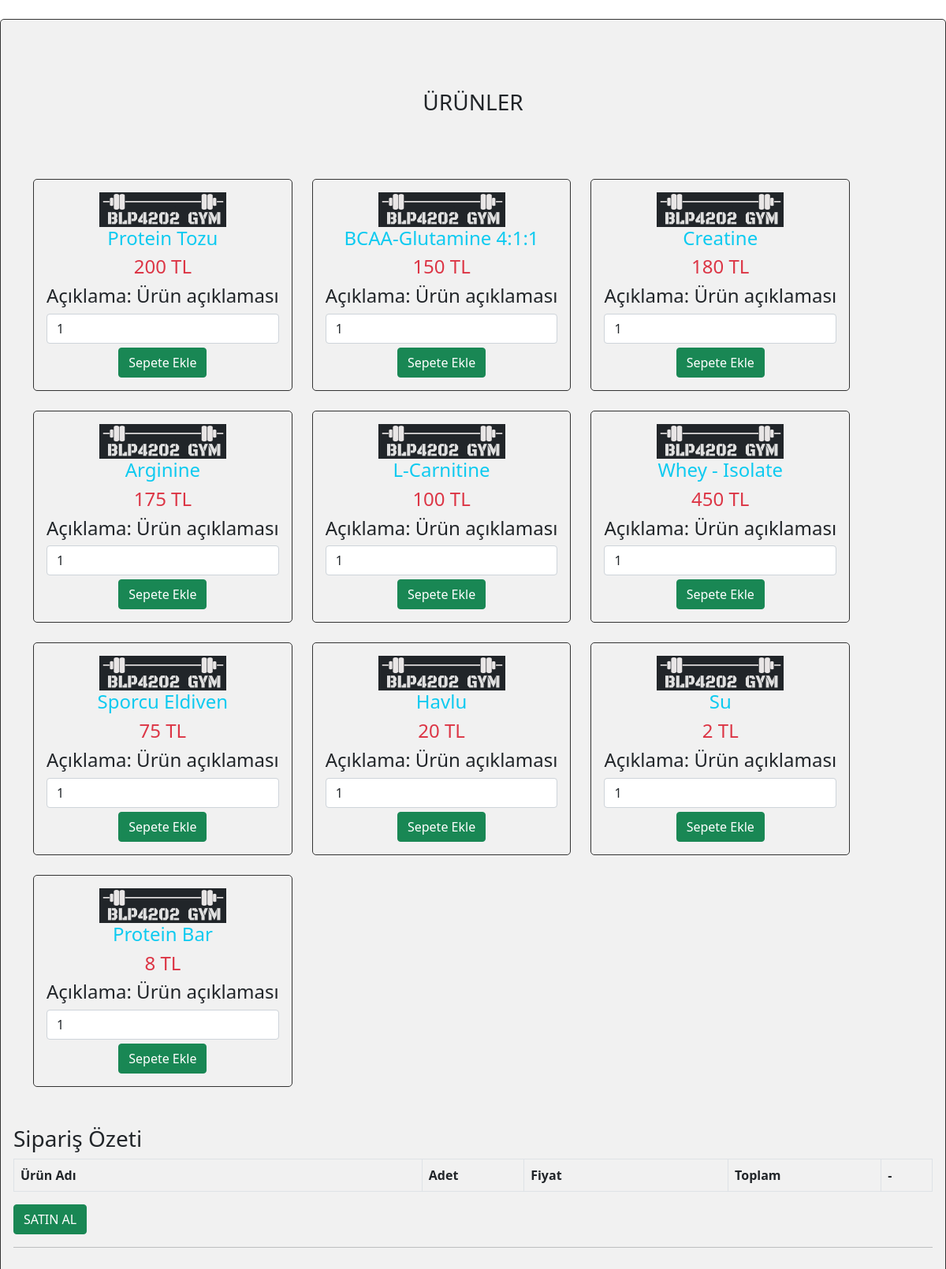
Screenshot of /blp4202gym/sepet.php with the database file from the repository.
### tables this page shows
CREATE TABLE IF NOT EXISTS `urunler` (
  `id` int(11) NOT NULL AUTO_INCREMENT,
  `name` varchar(255) NOT NULL,
  `price` double NOT NULL,
  `stok` int(11) NOT NULL,
  PRIMARY KEY (`id`)
);

### blp4202gym/sepet.php (the view, shortened to what this page needs)
<!DOCTYPE html>
<html>
<head>
  <link href="https://cdn.jsdelivr.net/npm/bootstrap@5.0.1/dist/css/bootstrap.min.css" rel="stylesheet">
</head>
<body>
<?php
$connect = mysqli_connect("localhost", "root", "", "blp4202gym");
?>
    <br />
    <div style="border: 1px solid #333; background-color:#f1f1f1; border-radius:5px; margin-bottom: 25px; padding:16px;" >
      <br />
      <br />
      <br />
      <h3 align="center">ÜRÜNLER </a></h3><br />
      <br /><br />
      <?php
        $query = "SELECT * FROM urunler ORDER BY id ASC";
        $result = mysqli_query($connect, $query);
        if(mysqli_num_rows($result) > 0)
        {
          while($row = mysqli_fetch_array($result))
          {
        ?>
      <div >
        <form method="post" action="sepet.php?action=add&id=<?php echo $row["id"]; ?>">
          <div style="border:1px solid #333; background-color:#f1f1f1; border-radius:5px; margin-bottom: 25px; padding:16px; float:left; margin-left: 25px;" align="center">
            <img src="img/lg1.png" class="img-responsive" /><br />
            <h4 class="text-info"><?php echo $row["name"]; ?></h4>
            <h4 class="text-danger"> <?php echo $row["price"]; ?> TL</h4>
            <h4 class="text-dark">Açıklama: Ürün açıklaması</h4>
            <input type="text" name="quantity" value="1" class="form-control" />
            <input type="submit" name="add_to_cart" style="margin-top:5px;" class="btn btn-success" value="Sepete Ekle" />
          </div>
        </form>
      </div>
      <?php
          }
        }
      ?>
      <br />
      <h3>Sipariş Özeti</h3>
      <div class="table-responsive">
        <table class="table table-bordered">
          <tr>
            <th width="40%">Ürün Adı</th>
            <th width="10%">Adet</th>
            <th width="20%">Fiyat</th>
            <th width="15%">Toplam</th>
            <th width="5%">-</th>
          </tr>
        </table>
<input class="btn btn-success" type="submit" value="SATIN AL">
         <hr>
      </div>
    </div>
  <br />
</body>
</html>

### rows the page displays
urunler: name "Protein Tozu", price "200"
urunler: name "BCAA-Glutamine 4:1:1", price "150"
urunler: name "Creatine", price "180"
urunler: name "Arginine", price "175"
urunler: name "L-Carnitine", price "100"
urunler: name "Whey - Isolate", price "450"
urunler: name "Sporcu Eldiven", price "75"
urunler: name "Havlu", price "20"
urunler: name "Su", price "2"
urunler: name "Protein Bar", price "8"
